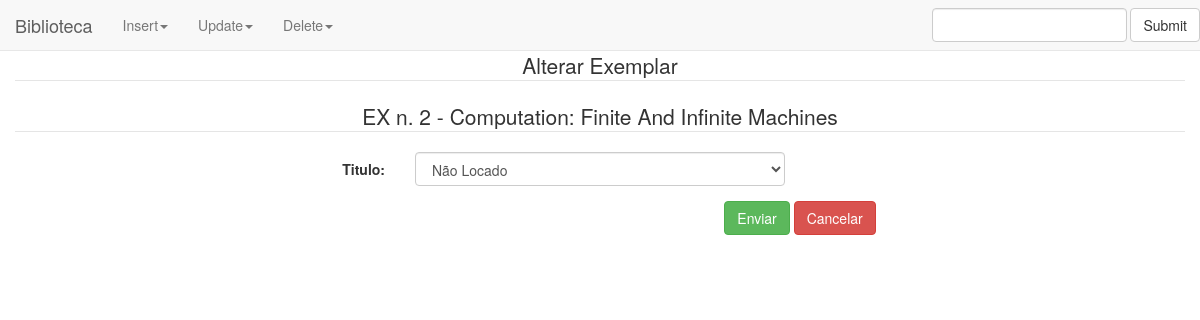
Screenshot of /tabelas/tb_exemplar/update1.php?Codigo=2 with the database file from the repository.
### tables this page shows
Create Table Tb_Exemplar(
	Exe_Codigo integer Not Null Primary Key, 
    Exe_Codlivro integer Not Null References Tb_Livro(Liv_Codigo),
    Exe_Status varchar(10) Not Null
);

Create Table Tb_Livro(
	Liv_Codigo Integer Not Null Primary Key,
    Liv_Titulo varchar(150) Not Null,
    Liv_Codeditora integer Not Null References Tb_Editora (Edi_Codigo),
    Liv_Codcategoria integer Not Null References Tb_Categoria(Cat_Codigo),
    Liv_Edicao varchar(15) Not Null,
    Liv_Ano    integer Not Null,
    Liv_Prazominimo varchar(15)
);

### tabelas/tb_exemplar/update1.php (the view, shortened to what this page needs)
<?php
require_once("../../conection.php");
?>
<!DOCTYPE html>
<html lang="pt-br">
	<head>
		<link href="../../css/style.css" rel="stylesheet">
		<link href="../../css/bootstrap.min.css" rel="stylesheet">
		<link href="../../css/style.css" rel="stylesheet">
	</head>
	<body>
		<div class="container-fluid">
			<?php include '../../menu1.php';?>
			<div class="row" class="target">
				<div id="footer" class="col-md-12">
				<?php
				$sql = "select * from tb_exemplar where Exe_Codigo= '$_REQUEST[Codigo]'";
				$rs = mysql_query($sql,$conexao) or die ("Consulta nao realizada");
				$linha=mysql_fetch_array($rs);
					$codigo =$linha["Exe_Codigo"];
					$nome   =$linha["Exe_Codlivro"];
					$status =$linha["Exe_Status"];
				?>
					<center>
						<form class="form-horizontal" method = "post" action = "update2.php?Codigo=<?php echo $codigo;?>">
						<fieldset>
						<legend>Alterar Exemplar</legend>
						<?php $sql = "select Liv_Titulo from tb_livro where Liv_Codigo = $nome";
						$pp = mysql_query($sql,$conexao) or die ("Consulta nao realizada");
						$livro = mysql_fetch_array($pp); ?>
						<legend><?php echo utf8_encode("EX n. ".$codigo." - ".$livro["Liv_Titulo"]);?></legend>
						<div class="form-group">
							<label class="col-md-4 control-label" for="rExe_Status">Titulo:</label>
							<div class="col-md-4">
								<select id="rExe_Status" name="rExe_Status" class="form-control">
									<option value="<?php echo $status;?>"><?php echo utf8_encode($status);?></option>
								</select>
							</div>
						</div>
						<div class="form-group">
							<label class="col-md-4 control-label" for="btnEnviar"></label>
							<div class="col-md-8">
								<button id="btnEnviar" name="btnEnviar" class="btn btn-success">Enviar</button>
								<button id="btnCancelar" name="btnCancelar" class="btn btn-danger">Cancelar</button>
							</div>
						</div>
						</fieldset>
						</form>
					</center>
				</div>
			</div>
		</div>
	</body>
</html>

### rows the page displays
tb_exemplar: Exe_Codigo.Liv_Titulo "EX n. 2 - Computation: Finite And Infinite Machines", rExe_Status "Não Locado"
